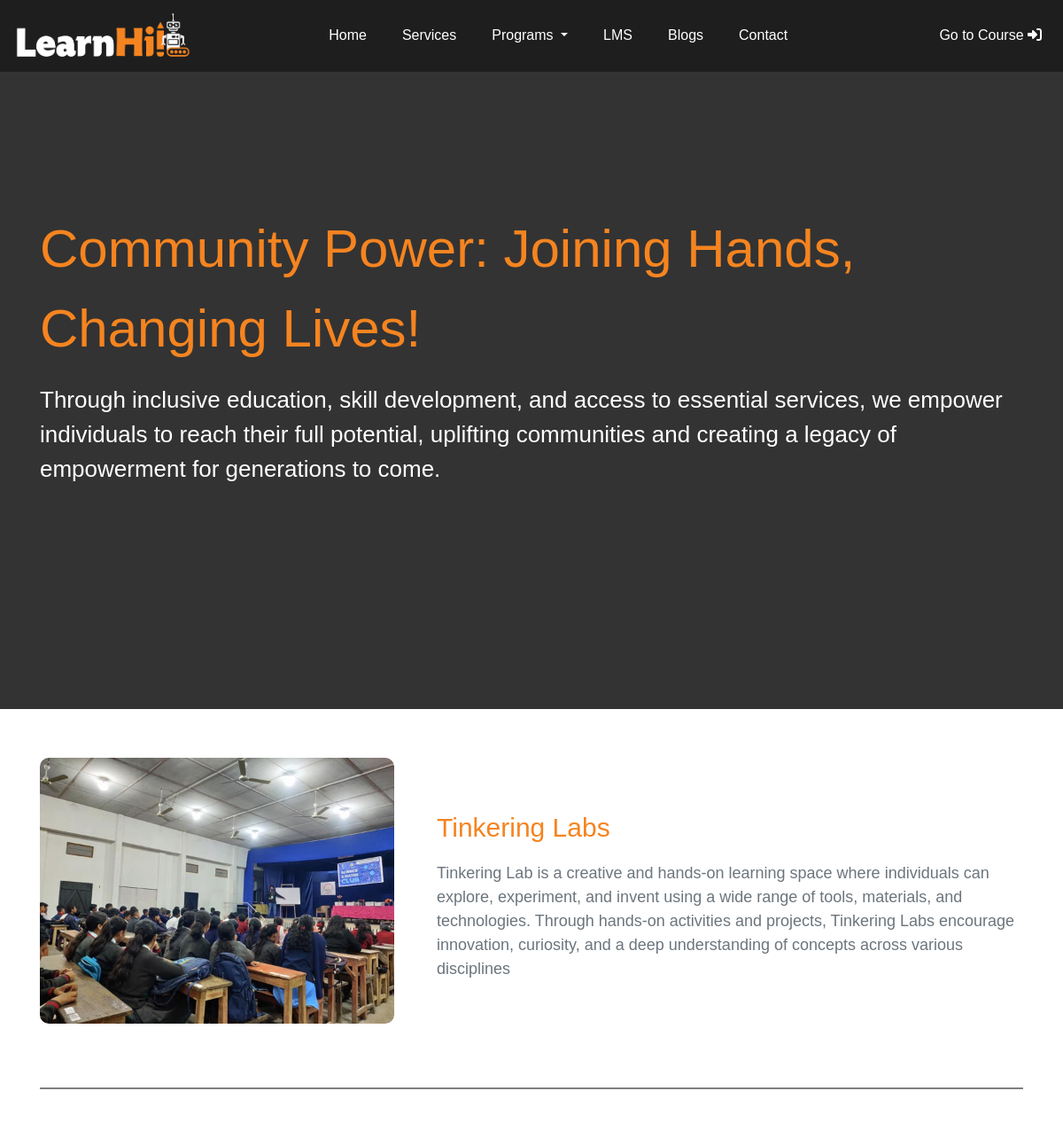
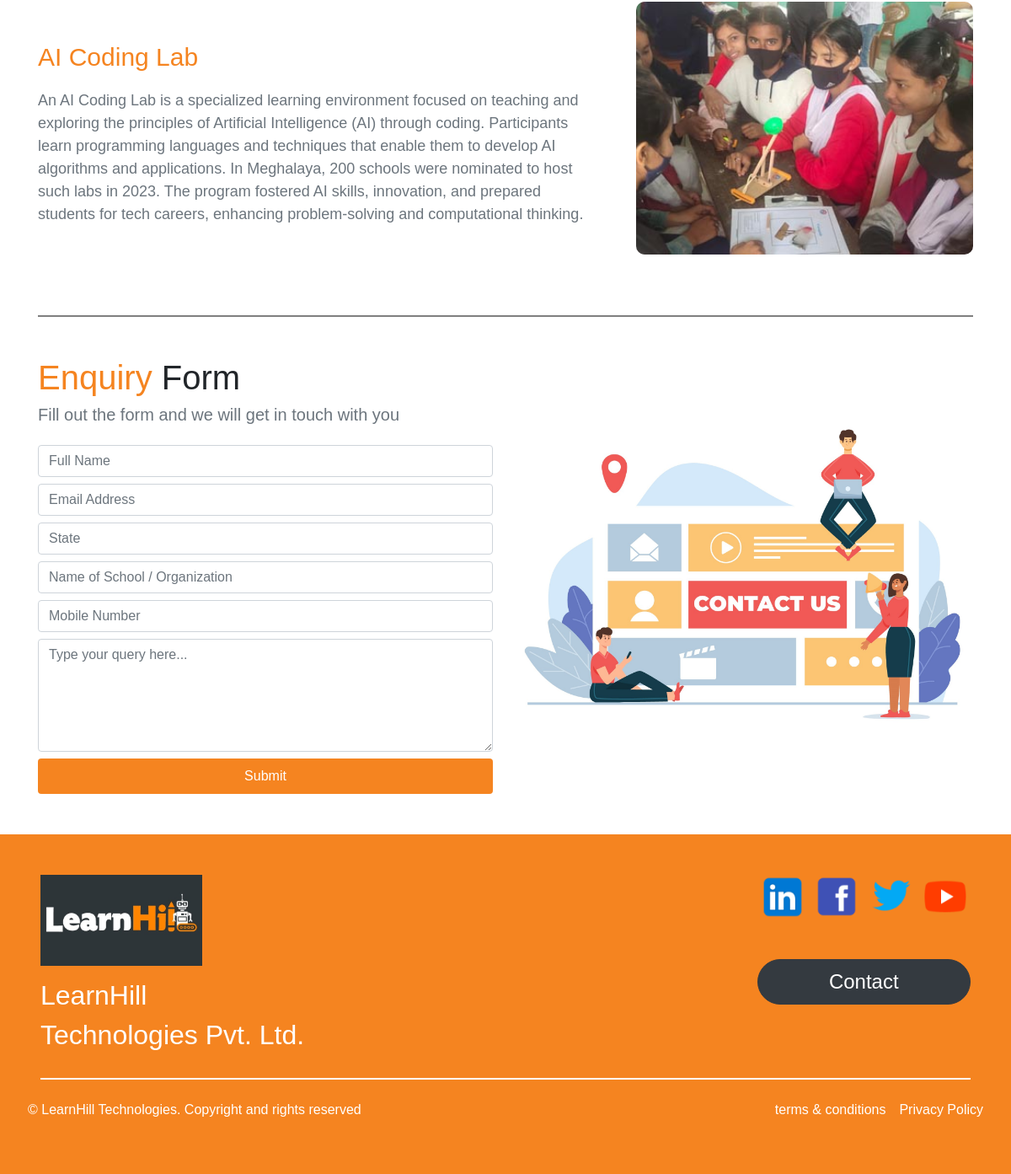
The page /community_programs/ on the database its author committed (2 pictures, top to bottom).
### LearnHillApp/models.py (models this page shows)
class Program(models.Model):
    heading = models.CharField(max_length=255)
    description = models.TextField()
    students_impacted = models.SmallIntegerField(blank=True, null=True)
    schools_participated = models.SmallIntegerField(blank=True, null=True)
    teachers_trained = models.SmallIntegerField(blank=True, null=True)
    state = models.SmallIntegerField(blank=True, null=True)
    district_participated = models.SmallIntegerField(blank=True, null=True)
    partner = models.ManyToManyField(Partner, blank=True)
    objective = RichTextField(blank=True, null=True)
    action = RichTextField(blank=True, null=True)
    impact = models.TextField(blank=True, null=True)
    image1 = models.ImageField(upload_to='project_image', help_text="primary image: PUT a Square Image Here")
    image2 = models.ImageField(upload_to='project_image', help_text="secondary image for past program page")
    image3 = models.ImageField(upload_to='project_image', help_text="secondary image for past program page")
    image4 = models.ImageField(upload_to='project_image', blank=True, null=True, help_text="Extra Image to Adjust Past Program Page")
    start_date = models.DateField()
    end_date = models.DateField()
    past = models.BooleanField()
    upcoming = models.BooleanField()
    community = models.BooleanField()
    created_at = models.DateTimeField(auto_now_add=True)
    updated_at = models.DateTimeField(auto_now=True)

### LearnHillApp/views.py (the view)
# urls.py: path('community_programs/',  views.community_programs, name='community_programs'),
def community_programs(request):
    community_programs = Program.objects.filter(community=True)
    return render(request, 'community_programs.html', {'community_programs': community_programs})

### templates/community_programs.html (shortened to what this page needs)
{% extends 'base.html' %}
{% load static %}
{% block extra_css %}
    <link rel='stylesheet' href="{% static 'css/community.css' %}">
{% endblock %}
{% block content %}
    <section id="hero">
        <video class="community_banner_video" src="{% static 'video/community_banner.MP4' %}" autoplay loop playsinline muted></video>
        <div class="overlay">
            {% include 'includes/navbar1.html' %}
            <div class="community_banner_content d-flex justify-content-center align-items-center">
                <div class="container d-flex flex-column justify-content-center align-items-center">
                    <p class="community_heading"> <span style="color: #F58420;">Community Power:</span> Joining Hands, Changing Lives!</p>
                    <p class="community_subheading">Through inclusive education, skill development, and access to essential services, we empower individuals to reach their full potential, uplifting communities and creating a legacy of empowerment for generations to come.</p>
                </div>
            </div>
        </div>
    </section>
    <section class="my-5" id="community_projects">
        <div class="container">
            {% for program in community_programs %}
            <div class="d-flex justify-content-center align-items-center community_card_container {% if forloop.counter|divisibleby:2 %}flex-row-reverse{% endif %}">
                <img class="community_img mb-4 {% if forloop.counter|divisibleby:2 %}ml-md-5{% else %}mr-md-5{% endif %}" src="{{ program.image1.url }}" alt="">
                <div class="d-flex flex-column">
                    <p class="community_heading">{{program.heading}}</p>
                    <p class="community_description text-muted"> {{ program.description }} </p>
                </div>
            </div>
            <div class="my-5" style="border: 1px solid rgba(0, 0, 0, 0.5);"></div>
            {% empty %}
            <div class="my-5" style="border: 1px solid rgba(0, 0, 0, 0.3);"></div>
            <h2 class="text-muted">No Community Programs !!!</h2>
            <div class="my-5" style="border: 1px solid rgba(0, 0, 0, 0.3);"></div>
            {% endfor %}
        </div>
    </section>
    {% include 'includes/enquiry.html' %}
    {% include 'includes/footer.html' %}
{% endblock %}

### assets/css/community.css (style rules this page uses)
* { box-sizing: border-box; font-family: 'metropolis-black', sans-serif; }
#hero .community_banner_video { width: 100%; height: 100vh; object-fit: cover; }
#hero .overlay { background-color: rgba(0, 0, 0, 0.8); width: 100%; height: 100vh; position: absolute; top: 0; left: 0; }
#hero .community_banner_content { width: 100%; height: 100vh; color: white; }

### templates/base.html (style rules this page uses)
body { box-sizing: border-box; font-family: 'metropolis'; }

### rows shown on the page
Program: image1 (picture), heading "Tinkering Labs", description "Tinkering Lab is a creative and hands-on learning space where individuals can explore, experiment, and invent using a wide range of tools, materials, and technologies. Through hands-on activities and projects, Tinkering Labs encourage innovation, curiosity, and a deep understanding of concepts across various disciplines"
Program: image1 (picture), heading "AI Coding Lab", description "An AI Coding Lab is a specialized learning environment focused on teaching and exploring the principles of Artificial Intelligence (AI) through coding. Participants learn programming languages and techniques that enable them to develop AI algorithms and applications. In Meghalaya, 200 schools were nominated to host such labs in 2023. The program fostered AI skills, innovation, and prepared students for tech careers, enhancing problem-solving and computational thinking."
